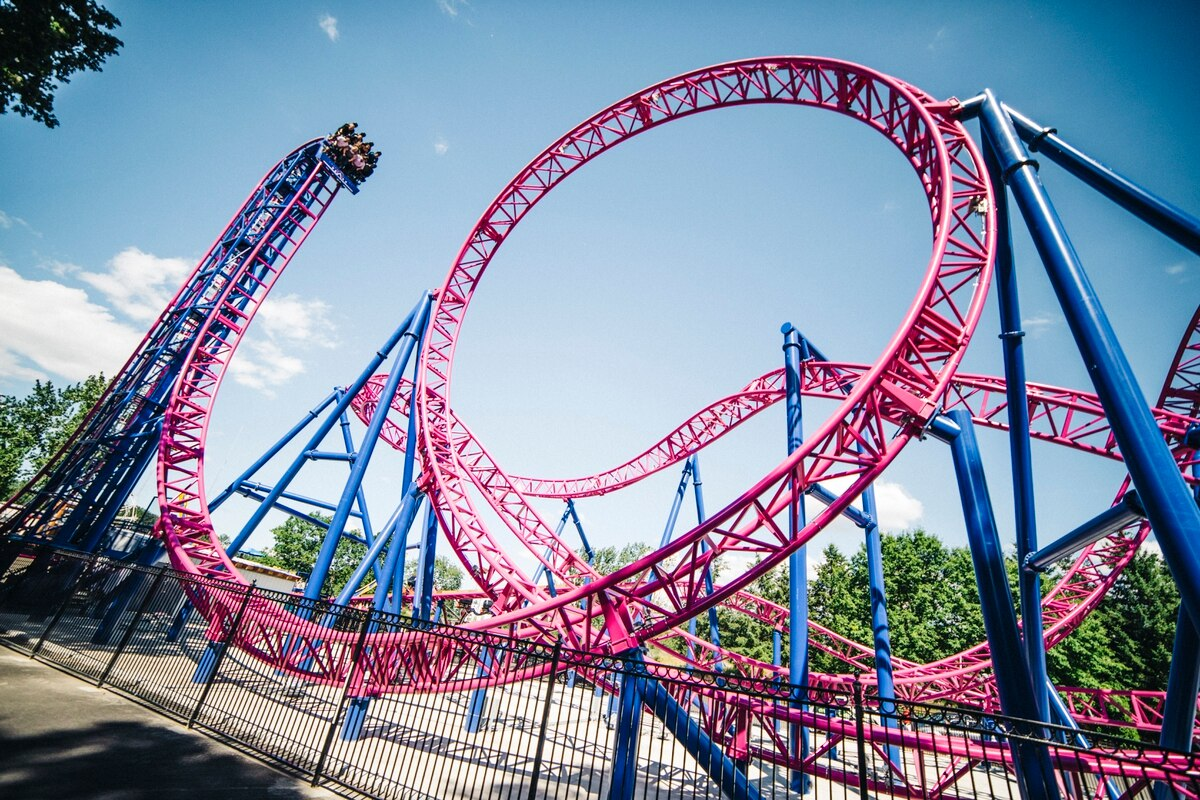
#> input picture manupulating_images/rollercoaster.jpg, 1200 x 800 px
$ python image_base64.py
#> lines starting #> are read from the running program, lines starting #| are printed output that depends on the picture
from base64 import b64decode, b64encode
from io import BytesIO
from PIL import Image, ImageEnhance
from typing import List, Tuple, AnyStr
from pprint import pprint  # for nicely displaying the output


def get_image_data() -> dict:
    im = Image.open("rollercoaster.jpg")
#> im is the input picture: PIL image 1200x800 RGB; mean R, G, B 128.4, 137.5, 161.2

    width: int = 30
    height: int = 30
    format = im.format
#> format = 'JPEG'
    rsimg = im.resize((width, height))
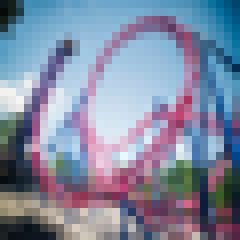
#> rsimg: PIL image 30x30 RGB (shown 8 times larger); mean R, G, B 128.5, 137.6, 161.2

    enhancer = ImageEnhance.Color(rsimg)
    newimg = enhancer.enhance(2)
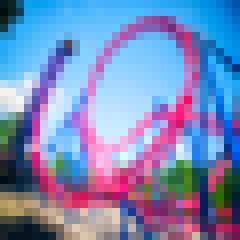
#> newimg: PIL image 30x30 RGB (shown 8 times larger); mean R, G, B 120.8, 137.6, 184.1

    buffered = BytesIO()

    newimg.save(buffered, format=format)

    imgasstring = b64encode(buffered.getvalue()).decode()

    print("the string is", imgasstring)


def main():
    get_image_data()

if __name__ == "__main__":
    main()
